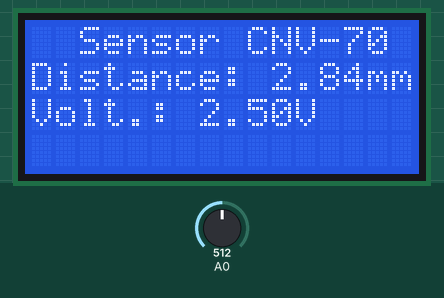
Bench run of a sketch on a simulated Arduino Uno, built with avr-gcc and run on an emulated ATmega328P. On the bench: 16×4 character LCD. The test bench sets the inputs (shaded band); at power-on: A0 = 512.

Above: at 1.6 s.
1.7 s: A0 set to 716
At 3.0 s:
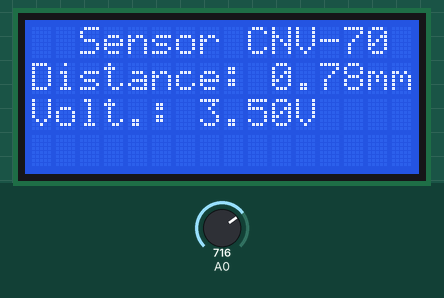
3.5 s: A0 set to 900
At 5.0 s:
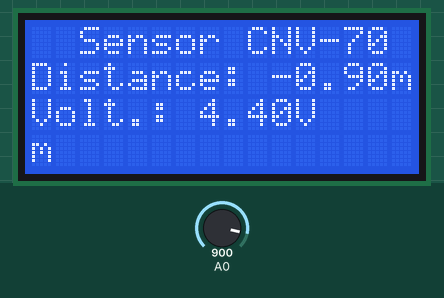
5.5 s: A0 set to 807
At 7.0 s:
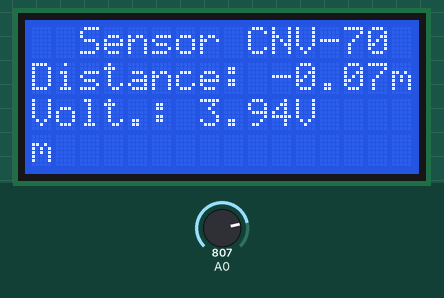
7.6 s: A0 set to 786
At 9.0 s:
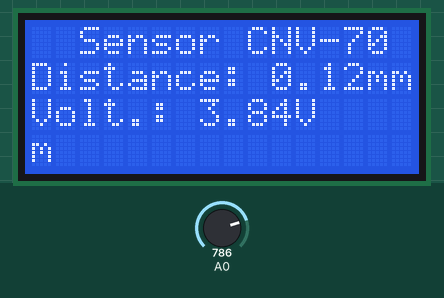
Timing chart, 0 to 10.6 s (numbered marks = the images above; inputs shaded):
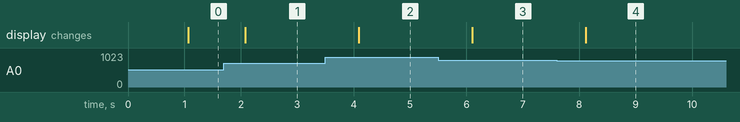

Measured:
- the behaviour switches between 800 and 799 on A0 (found by bisection; images 3 and 4)
- after the input at 1.7 s, the display: changes after 0.38 s (image 1)
- after the input at 3.5 s, the display: changes after 0.59 s (image 2)
- after the input at 5.5 s, the display: changes after 0.60 s (image 3)
- after the input at 7.6 s, the display: changes after 0.52 s (image 4)

The sketch:

Prox.ino
```cpp
#include <LiquidCrystal.h>
LiquidCrystal lcd(12, 9, 11, 5, 4, 3, 2);
void setup() {
lcd.begin(16,4);
pinMode (A0,INPUT);
Serial.begin(9600);

}
float V=0;
float Van=0;
float Prox=0;

void loop() {
delay (1000);
 V=analogRead(A0);
 Van=V*5/1023;
 Prox=(((0.5355)- (sqrt(pow(-0.5355,2)-(4*0.0147*(3.9067-Van)))))/(2*0.0147));

lcd.setCursor(2,0);
lcd.print("Sensor CNV-70");
lcd.setCursor(0,1);
lcd.print("Distance: ");
lcd.print(Prox);
lcd.print("mm");
 lcd.setCursor(0,2);
lcd.print("Volt.: ");
lcd.print(Van);
lcd.print("V");
}
```
